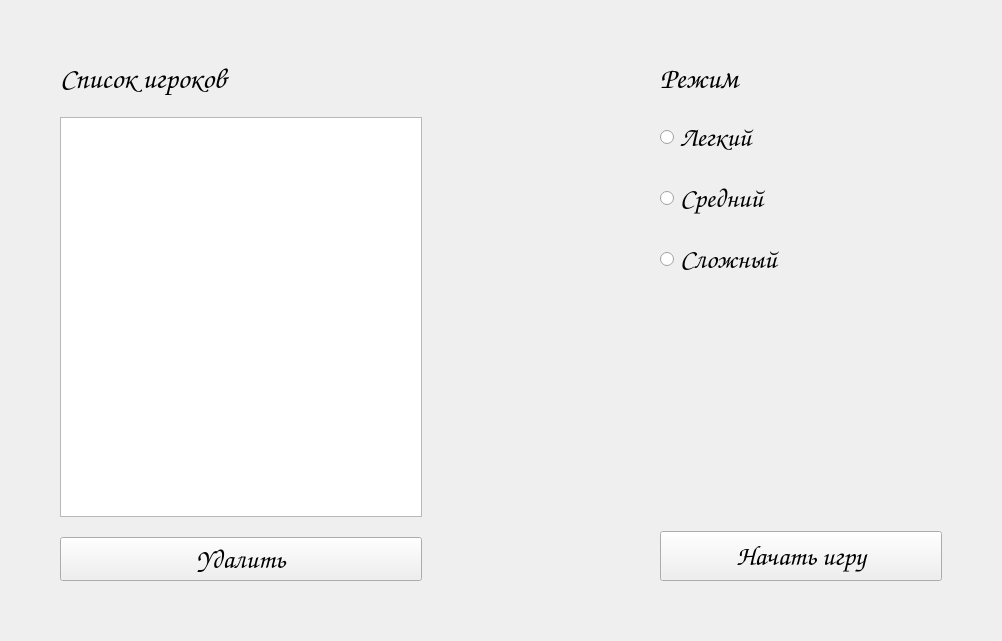
      <widget class="QWidget" name="page_lobby">
       <layout class="QGridLayout" name="gridLayout_5">
        <item row="0" column="1">
         <spacer name="lobbyTopSpacer">
          <property name="orientation">
           <enum>Qt::Orientation::Vertical</enum>
          </property>
          <property name="sizeHint" stdset="0">
           <size>
            <width>20</width>
            <height>40</height>
           </size>
          </property>
         </spacer>
        </item>
        <item row="1" column="0">
         <spacer name="lobbyLeftSpacer">
          <property name="orientation">
           <enum>Qt::Orientation::Horizontal</enum>
          </property>
          <property name="sizeHint" stdset="0">
           <size>
            <width>40</width>
            <height>20</height>
           </size>
          </property>
         </spacer>
        </item>
        <item row="1" column="2">
         <spacer name="lobbyRightSpacer">
          <property name="orientation">
           <enum>Qt::Orientation::Horizontal</enum>
          </property>
          <property name="sizeHint" stdset="0">
           <size>
            <width>40</width>
            <height>20</height>
           </size>
          </property>
         </spacer>
        </item>
        <item row="2" column="1">
         <spacer name="lobbyBottomSpacer">
          <property name="orientation">
           <enum>Qt::Orientation::Vertical</enum>
          </property>
          <property name="sizeHint" stdset="0">
           <size>
            <width>20</width>
            <height>40</height>
           </size>
          </property>
         </spacer>
        </item>
        <item row="1" column="1">
         <layout class="QHBoxLayout" name="lobbyContentRow">
          <property name="spacing">
           <number>60</number>
          </property>
          <item>
           <widget class="QWidget" name="lobbyPlayersCard" native="true">
            <property name="minimumSize">
             <size>
              <width>380</width>
              <height>0</height>
             </size>
            </property>
            <property name="maximumSize">
             <size>
              <width>380</width>
              <height>16777215</height>
             </size>
            </property>
            <layout class="QVBoxLayout" name="verticalLayout_16">
             <property name="spacing">
              <number>20</number>
             </property>
             <item>
              <widget class="QLabel" name="label_2">
               <property name="font">
                <font>
                 <family>Comic Sans MS</family>
                 <pointsize>22</pointsize>
                </font>
               </property>
               <property name="text">
                <string>Список игроков</string>
               </property>
              </widget>
             </item>
             <item>
              <widget class="QListWidget" name="listPlayers">
               <property name="minimumSize">
                <size>
                 <width>0</width>
                 <height>400</height>
                </size>
               </property>
              </widget>
             </item>
             <item>
              <widget class="QPushButton" name="btnRemovePlayer">
               <property name="minimumSize">
                <size>
                 <width>0</width>
                 <height>44</height>
                </size>
               </property>
               <property name="font">
                <font>
                 <family>Comic Sans MS</family>
                 <pointsize>20</pointsize>
                </font>
               </property>
               <property name="text">
                <string>Удалить</string>
               </property>
              </widget>
             </item>
            </layout>
           </widget>
          </item>
          <item>
           <spacer name="verticalSpacer_11">
            <property name="orientation">
             <enum>Qt::Orientation::Vertical</enum>
            </property>
            <property name="sizeHint" stdset="0">
             <size>
              <width>160</width>
              <height>40</height>
             </size>
            </property>
           </spacer>
          </item>
          <item>
           <widget class="QWidget" name="lobbyModeCard" native="true">
            <property name="minimumSize">
             <size>
              <width>300</width>
              <height>0</height>
             </size>
            </property>
            <property name="maximumSize">
             <size>
              <width>300</width>
              <height>16777215</height>
             </size>
            </property>
            <layout class="QVBoxLayout" name="verticalLayout_17">
             <property name="spacing">
              <number>20</number>
             </property>
             <item>
              <widget class="QLabel" name="label_3">
               <property name="font">
                <font>
                 <family>Comic Sans MS</family>
                 <pointsize>22</pointsize>
                </font>
               </property>
               <property name="text">
                <string>Режим</string>
               </property>
              </widget>
             </item>
             <item>
              <widget class="QRadioButton" name="radioEasy">
               <property name="font">
                <font>
                 <family>Comic Sans MS</family>
                 <pointsize>20</pointsize>
                </font>
               </property>
               <property name="text">
                <string>Легкий</string>
               </property>
              </widget>
             </item>
             <item>
              <widget class="QRadioButton" name="radioMedium">
               <property name="font">
                <font>
                 <family>Comic Sans MS</family>
                 <pointsize>20</pointsize>
                </font>
               </property>
               <property name="text">
                <string>Средний</string>
               </property>
              </widget>
             </item>
             <item>
              <widget class="QRadioButton" name="radioHard">
               <property name="font">
                <font>
                 <family>Comic Sans MS</family>
                 <pointsize>20</pointsize>
                </font>
               </property>
               <property name="text">
                <string>Сложный</string>
               </property>
              </widget>
             </item>
             <item>
              <spacer name="lobbyModeStretch">
               <property name="orientation">
                <enum>Qt::Orientation::Vertical</enum>
               </property>
               <property name="sizeHint" stdset="0">
                <size>
                 <width>20</width>
                 <height>30</height>
                </size>
               </property>
              </spacer>
             </item>
             <item>
              <widget class="QPushButton" name="btnStartGame">
               <property name="minimumSize">
                <size>
                 <width>0</width>
                 <height>50</height>
                </size>
               </property>
               <property name="font">
                <font>
                 <family>Comic Sans MS</family>
                 <pointsize>20</pointsize>
                </font>
               </property>
               <property name="text">
                <string>Начать игру</string>
               </property>
              </widget>
             </item>
            </layout>
           </widget>
          </item>
         </layout>
        </item>
       </layout>
      </widget>
